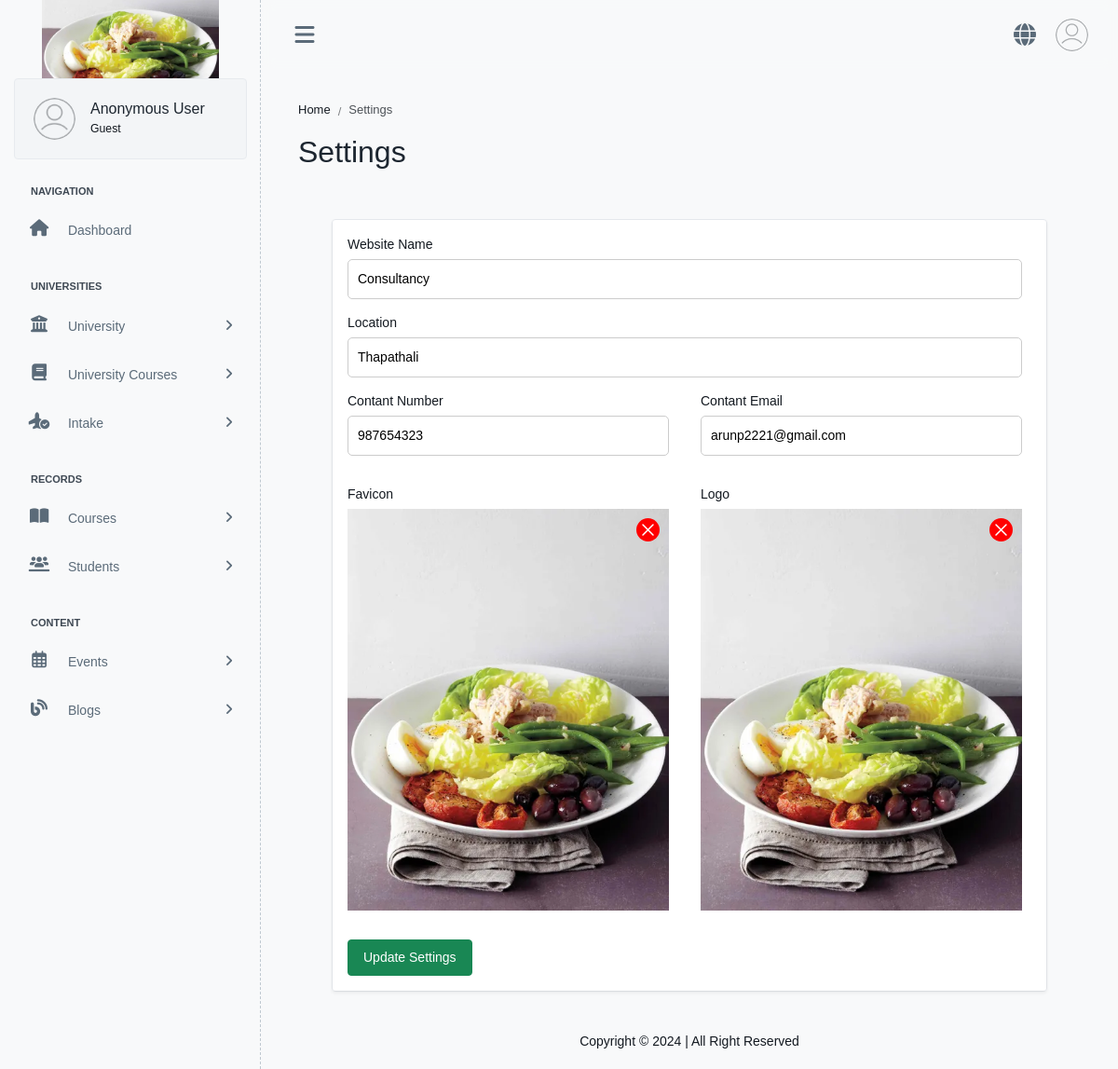
/settings/, run on the app's committed database.
### dashboard/models.py (models this page shows, shortened)
class SiteSettings(models.Model):
    website_name = models.CharField(max_length=255)
    location = models.CharField(max_length=255)
    contact_email = models.EmailField()
    contact_number = models.CharField(max_length=13)
    website_fav = models.TextField(blank=True, null=True)
    website_logo = models.TextField(blank=True, null=True)
    website_baner = models.TextField(blank=True, null=True)

### dashboard/views.py (the view, shortened to what this page needs)
# urls.py: path("settings/", SettingsView.as_view(), name="settings"),
class SettingsView(View):
    def get(self, request, *args, **kwargs):
        settings = SiteSettings.objects.first()
        form = SiteSettingsForm(instance=settings)
        return render(request, 'dashboard/setting.html', {'form': form})

### dashboard/forms.py
class SiteSettingsForm(forms.ModelForm):
    class Meta:
        model = SiteSettings
        fields = [
            'website_name',
            'location',
            'contact_email',
            'contact_number',
            'website_fav',
            'website_logo',
            'website_baner',
        ]

### dashboard/context_processor.py (called while the page is built, shortened)
def site_settings(request):
    settings = SiteSettings.objects.first()
    if settings:
        return {
            'website_name': settings.website_name,
            'location': settings.location,
            'website_fav': settings.website_fav,
            'website_logo': settings.website_logo,
            'contact_email': settings.contact_email,
            'contact_number': settings.contact_number,
        }

### templates/dashboard/setting.html (shortened to what this page needs)
{% extends "admin-base.html" %}
{% block beadcrumb %}Settings{% endblock beadcrumb %}
{% block maintitle %}Settings{% endblock maintitle %}
{% block content %}
<div class="setting_container mt-3">
    <div class="row justify-content-center">
        <div class="col-md-11">
            <div class="card">
                <div class="card-body shadow-sm border-0">
                    <form action="{% url 'dashboard:settings' %}" method="post">
                        <div class="mb-3">
                            {% include 'dashboard/settings/general.html' %}
                        </div>
                        <button type="submit" class="btn btn-success py-2 px-3">Update Settings</button>
                    </form>
                </div>
            </div>
        </div>
    </div>
</div>
{% endblock content %}

### templates/admin-base.html (shortened to what this page needs)
{% load static %}
<!DOCTYPE html>
<html lang="en">
<head>
    <link rel="stylesheet" href="https://cdnjs.cloudflare.com/ajax/libs/fancybox/3.5.7/jquery.fancybox.min.css">
    <link rel="stylesheet" href="{% static 'modules/alert/style.css' %}">
    <link rel="stylesheet" href="https://cdn.jsdelivr.net/npm/select2@4.1.0-rc.0/dist/css/select2.min.css">
    <link rel="stylesheet" href="https://cdnjs.cloudflare.com/ajax/libs/font-awesome/6.5.1/css/all.min.css">
    <link rel="stylesheet" href="https://cdn.jsdelivr.net/npm/bootstrap@5.3.3/dist/css/bootstrap.min.css">
    <link rel="stylesheet" href="{% static 'modules/datetimepicker/css/bootstrap-datetimepicker.min.css' %}">
    <link rel="stylesheet" href="{% static 'assets/css/style.css' %}" id="main-style-link">
</head>
<body>
    <nav class="ps-sidebar">
        <div class="navbar-wrapper">
            <div class="m-header">
                <a href="" class="b-brand text-primary">
                    <img src="{{website_logo}}" class="img-fluid logo-lg opacity-100 h-full" alt="logo">
                </a>
            </div>
            <div class="navbar-content">
                <div class="card ps-user-card">
                    <div class="card-body">
                        <div class="d-flex align-items-center">
                            <div class="flex-shrink-0">
                                {% if request.user.profile_image %}
                                    <img src="{{ request.user.profile_image }}" alt="user-image"
                                        class="user-avatar wid-45 rounded-circle" />
                                {% else %}
                                    <img src="{% static 'assets/images/user.png' %}" alt="default-user-image"
                                        class="user-avatar wid-45 rounded-circle" />
                                {% endif %}
                            </div>
                            <div class="flex-grow-1 ms-3 me-2">
                                {% if request.user.is_authenticated %}
                                    <h6 class="mb-0">{{ request.user.get_full_name }}</h6>
                                    <small>{{ request.user.role|capfirst }}</small>
                                {% else %}
                                    <h6 class="mb-0">Anonymous User</h6>
                                    <small>Guest</small>
                                {% endif %}
                            </div>
                        </div>
                    </div>
                </div>
                <ul class="ps-navbar">
                    <li class="ps-item ps-caption">
                        <label>Navigation</label>
                    </li>
                    <li class="ps-item">
                        <a href="{% url 'dashboard:index' %}" class="ps-link">
                            <span class="ps-micon">
                                <i class="fa fa-home"></i>
                            </span>
                            <span class="ps-mtext">Dashboard</span>
                        </a>
                    </li>
                    <li class="ps-item ps-caption">
                        <label>Universities</label>
                    </li>
                    <li class="ps-item ps-hasmenu">
                        <a href="#!" class="ps-link active">
                            <span class="ps-micon">
                                <i class="fa-solid fa-building-columns"></i>
                            </span>
                            <span class="ps-mtext">University</span>
                            <span class="ps-arrow"><i class="fa fa-angle-right"></i></span>
                        </a>
                    </li>
                    <li class="ps-item ps-hasmenu">
                        <a href="#!" class="ps-link active">
                            <span class="ps-micon">
                                <i class="fa-solid fa-book"></i>
                            </span>
                            <span class="ps-mtext">University Courses</span>
                            <span class="ps-arrow"><i class="fa fa-angle-right"></i></span>
                        </a>
                    </li>
                    <li class="ps-item ps-hasmenu">
                        <a href="#!" class="ps-link active">
                            <span class="ps-micon">
                                <i class="fa-solid fa-plane-circle-check"></i>
                            </span>
                            <span class="ps-mtext">Intake</span>
                            <span class="ps-arrow"><i class="fa fa-angle-right"></i></span>
                        </a>
                    </li>
                    <li class="ps-item ps-caption">
                        <label>Records</label>
                    </li>
                    <li class="ps-item ps-hasmenu">
                        <a href="#!" class="ps-link active">
                            <span class="ps-micon">
                                <i class="fa-solid fa-book-open"></i>
                            </span>
                            <span class="ps-mtext">Courses</span>
                            <span class="ps-arrow"><i class="fa fa-angle-right"></i></span>
                        </a>
                    </li>
                    <li class="ps-item ps-hasmenu">
                        <a href="#!" class="ps-link active">
                            <span class="ps-micon">
                                <i class="fa-solid fa-users-line"></i>
                            </span>
                            <span class="ps-mtext">Students</span>
                            <span class="ps-arrow"><i class="fa fa-angle-right"></i></span>
                        </a>
                    </li>
                    <li class="ps-item ps-caption">
                        <label>Content</label>
                    </li>
                    <li class="ps-item ps-hasmenu">
                        <a href="#!" class="ps-link active">
                            <span class="ps-micon">
                                <i class="fa-regular fa-calendar-days"></i>
                            </span>
                            <span class="ps-mtext">Events</span>
                            <span class="ps-arrow"><i class="fa fa-angle-right"></i></span>
                        </a>
                    </li>
                    <li class="ps-item ps-hasmenu">
                        <a href="#!" class="ps-link active">
                            <span class="ps-micon">
                                <i class="fa-solid fa-blog"></i>
                            </span>
                            <span class="ps-mtext">Blogs</span>
                            <span class="ps-arrow"><i class="fa fa-angle-right"></i></span>
                        </a>
                    </li>
                    <li class="ps-item ps-caption">
                    </li>
                </ul>
            </div>
        </div>
    </nav>
    <header class="ps-header">
        <div class="header-wrapper">
            <div class="me-auto ps-mob-drp">
                <ul class="list-unstyled">
                    <li class="ps-h-item ps-sidebar-collapse">
                        <a href="#" class="ps-head-link ms-0" id="sidebar-hide">
                            <i class="fa-solid fa-bars"></i>
                        </a>
                    </li>
                </ul>
            </div>
            <div class="ms-auto">
                <ul class="list-unstyled">
                    <li class="ps-h-item">
                        <a href="" class="ps-head-link me-0" target="_blank">
                            <i class="fa fa-globe"></i>
                        </a>
                    </li>
                    <li class="dropdown ps-h-item header-user-profile">
                        <a class="ps-head-link dropdown-toggle arrow-none me-0" data-bs-toggle="dropdown" href="#"
                            role="button" aria-haspopup="false" data-bs-auto-close="outside" aria-expanded="false">
                            <img src="{% static 'assets/images/user.png' %}" alt="user-image" class="user-avatar" />
                        </a>
                    </li>
                </ul>
            </div>
        </div>
    </header>
    <div class="ps-container">
        <div class="ps-content">
            <div class="page-header">
                <div class="page-block">
                    <div class="row align-items-center">
                        <div class="col-md-12">
                            {% block beadcumbfull %}
                            <ul class="breadcrumb">
                                <li class="breadcrumb-item"><a href="">Home</a></li>
                                <li class="breadcrumb-item" aria-current="page">{% block beadcrumb %}Dashboard{% endblock %}</li>
                            </ul>
                            {% endblock beadcumbfull %}
                        </div>
                        <div class="col-md-12">
                            <div class="page-header-title">
                                <h2 class="mb-0">{% block maintitle %}{% endblock maintitle %}</h2>
                            </div>
                        </div>
                    </div>
                </div>
            </div>
            <div class="row dashboard">
                {% block content %}{% endblock content %}
            </div>
        </div>
    </div>
    <footer class="ps-footer">
        <div class="footer-wrapper container-fluid text-center">
            <div class="row">
                <div class="col my-1">
                    <p class="m-0">Copyright &copy; 2024 | All Right Reserved</p>
                </div>
            </div>
        </div>
    </footer>
</body>
</html>

### templates/dashboard/settings/general.html
<div class="row">
    <div class="col-12">
        <div class="form-group">
            <label class="form-label" for="{{ form.website_name.id_for_label }}">Website Name</label>
            {{ form.website_name }}
        </div>
    </div>
    <div class="col-12">
        <div class="form-group">
            <label class="form-label" for="{{ form.website_location.id_for_label }}">Location</label>
            {{ form.location }}
        </div>
    </div>
    <div class="col-6">
        <div class="form-group">
            <label class="form-label" for="{{ form.contact_number.id_for_label }}">Contant Number</label>
            {{ form.contact_number }}
        </div>
    </div>
    <div class="col-6">
        <div class="form-group">
            <label class="form-label" for="{{ form.contact_email.id_for_label }}">Contant Email</label>
            {{ form.contact_email }}
        </div>
    </div>
    <div class="col-md-6 mt-3">
        <div class="form-group">
            <label class="form-label">Favicon</label>
            {% with name="website_fav" image=form.website_fav.value %}
                {% include 'image-picker.html' %}
            {% endwith %}
        </div>
    </div>
    <div class="col-md-6 mt-3">
        <div class="form-group">
            <label class="form-label">Logo</label>
            {% with name="website_logo" image=form.website_logo.value %}
                {% include 'image-picker.html' %}
            {% endwith %}
        </div>
    </div>
</div>

### templates/image-picker.html (shortened to what this page needs)
<div class="from-group image_picker_container {% if image %}added{% endif %}">
    {% if image %}
      <div class="image_fill_placeholder">
        <svg xmlns="http://www.w3.org/2000/svg" class="ionicon" viewBox="0 0 512 512">
          <path fill="none" stroke="currentColor" stroke-linecap="round" stroke-linejoin="round" stroke-width="32" d="M368 368L144 144M368 144L144 368"></path>
        </svg>
        <img src="{{image}}" alt="PreView Image" />
      </div>
    {% endif %}
  </div>

### data on the page
SiteSettings: website_logo (picture), website_name "Consultancy", location "Thapathali", contact_number "987654323", contact_email "arunp2221@gmail.com", website_fav (picture)
